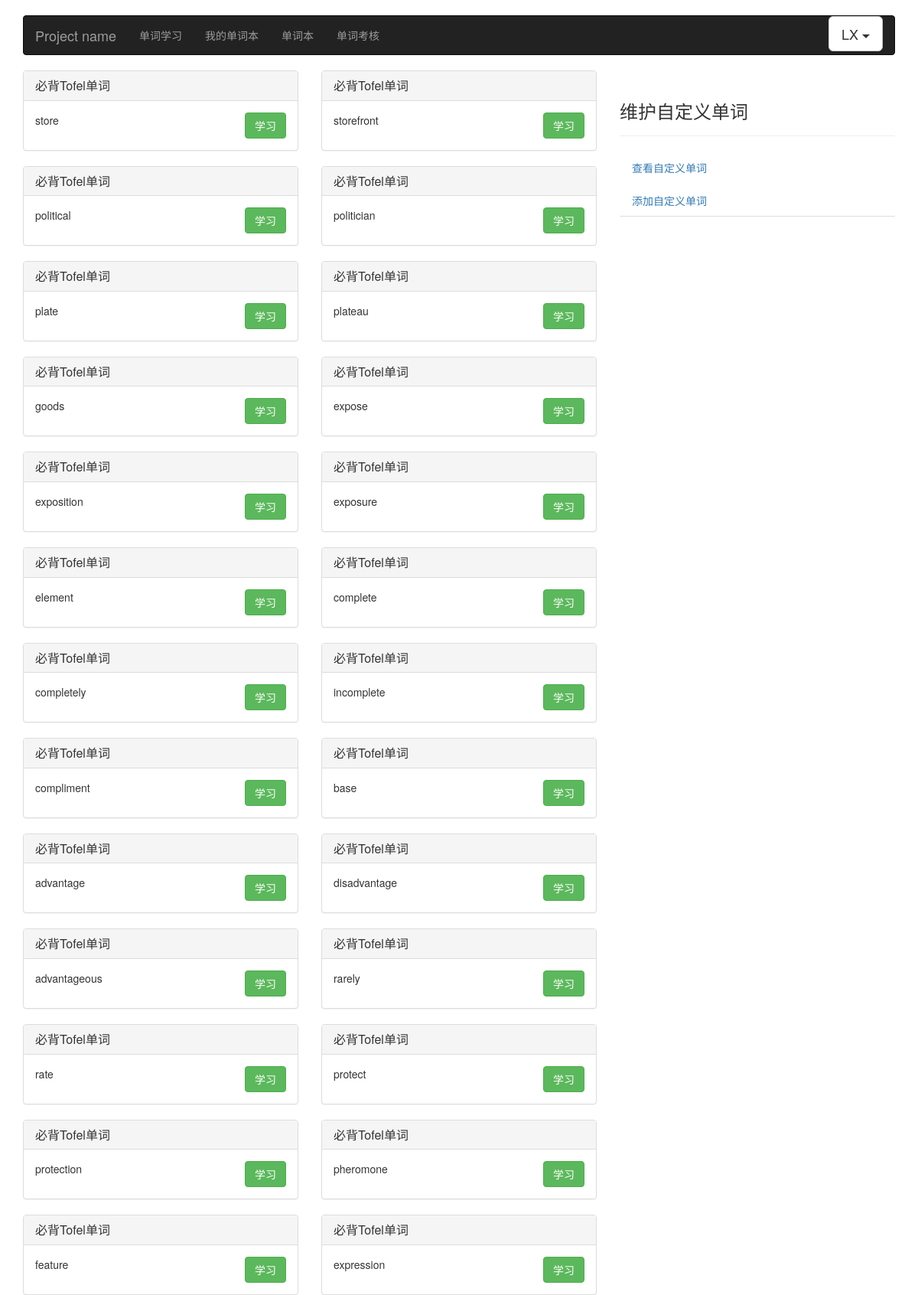
Page /account/learn/learnindex/learnwords (signed in, upper part) on the committed database.
### learn/models.py (models this page shows, shortened)
class WordBook(models.Model):
    title = models.CharField(blank=True, max_length=50,
                                   verbose_name=u"书名")
    description = models.CharField(blank=True, max_length=200,
                                   verbose_name=u"描述")
    uploaded_user = models.ForeignKey(User, verbose_name=u"上传人", on_delete=models.CASCADE)
    word_num = models.IntegerField(default=1000, verbose_name=u"单词数")
    class Meta:
        verbose_name = u"单词本"
        verbose_name_plural = verbose_name

class Word(models.Model):
    spelling = models.CharField(blank=False, max_length=100, verbose_name = u"拼写")
    meaning = models.CharField(blank=False, max_length=300, verbose_name=u"解释")
    mp3_url = models.URLField(blank=True, verbose_name="mp3")
    class Meta:
        verbose_name = u"单词"
        verbose_name_plural = verbose_name

### learn/views.py (the view)
# urls.py: path('learnindex/learnwords', views.learnwords, name='learnwords'),
@login_required
def learnwords(request):
    user = request.user
    if request.method == 'POST' and request.is_ajax():
        lr = LearningRecord.objects.get(user=user, islearning=1)
        lr.haslearned += 1
        lr.save()
        return HttpResponse(json.dumps({}, cls=DateEncoder), content_type='application/json')
    ctx = {}
    ctx['username'] = user.username
    if LearningRecord.objects.filter(user=user, islearning=1).count() != 1:
        return redirect('learn:mywordbook')
    learningbook = LearningRecord.objects.get(user=user, islearning=1).wordbook
    ctx['bookname'] = learningbook.title
    units = WordUnit.objects.filter(book=learningbook)
    words = []
    for unit in units:
        wordinunits = WordInUnit.objects.filter(wordunit=unit)
        for w_u in wordinunits:
            words.append(w_u.word)
    usersetting = UserSetting.objects.get(user=user)
    haslearned = LearningRecord.objects.get(user=user, islearning=1).haslearned
    dailyword = usersetting.dailyword
    data = []
    for i in range(haslearned,haslearned+dailyword,2):
        info = {}
        if usersetting.showmeaning == 1:
            info['word1_name'] = words[i].spelling
            info['word2_name'] = words[i+1].spelling
        else:
            info['word1_name'] = words[i].spelling + ': ' + words[i].meaning
            info['word2_name'] = words[i+1].spelling + ': ' + words[i+1].meaning
        info['word1_id'] = words[i].id
        info['word2_id'] = words[i+1].id
        data.append(info)
    ctx['data'] = data
    return render(request, "learnwords.html", ctx)

### learn/templates/learnwords.html (shortened to what this page needs)
<!DOCTYPE html>
{% load static %}
<html lang="zh-CN">
  <head>
    <link href="https://cdn.bootcss.com/bootstrap/3.3.7/css/bootstrap.min.css" rel="stylesheet">
    <link href="{% static 'css/navbar.css'%}" rel="stylesheet">
  </head>
  <body>
    <div class="container">
      <nav class="navbar navbar-inverse">
        <div class="container-fluid">
          <div class="navbar-header">
            <a class="navbar-brand" href="#">Project name</a>
          </div>
          <div id="navbar" class="navbar-collapse collapse">
            <ul class="nav navbar-nav">
                <li><a href="{% url 'learn:learnindex' %}">单词学习</a></li>
                <li><a href="{% url 'learn:mywordbook' %}">我的单词本</a></li>
                <li><a href="{% url 'learn:wordbook' %}">单词本</a></li>
                <li><a href="{% url 'learn:voctest' %}">单词考核</a></li>
            </ul>
            <ul class="nav navbar-nav navbar-right">
              <div class="btn-group">
              <button type="button" class="btn btn-default btn-lg dropdown-toggle" data-toggle="dropdown" aria-haspopup="true" aria-expanded="false">
                {{username}} <span class="caret"></span>
              </button>
            </div>
            </ul>
          </div>
        </div>
      </nav>
    </div>
    <div class="container">
        <div class="row">
            <div class="col-sm-8 col-md-8">
              {% for d in data %}
                  <div class="row">
                    <div class="col-sm-6 col-md-6">
                        <div class="panel panel-default">
                            <div class="panel-heading">
                              <h3 class="panel-title">
                                {{bookname}}
                              </h3>
                            </div>
                            <div class="panel-body">
                              {{d.word1_name}}
                              <button class="btn btn-success pull-right disable" id="learn-button{{d.word1_id}}" value="{{d.word1_id}}">
                                学习
                              </button>
                            </div>
                        </div>
                    </div>
                    <div class="col-sm-6 col-md-6">
                        <div class="panel panel-default">
                            <div class="panel-heading">
                              <h3 class="panel-title">
                                  {{bookname}}
                              </h3>
                            </div>
                            <div class="panel-body">
                                {{d.word2_name}}
                              <button class="btn btn-success pull-right disable" id="learn-button{{d.word1_id}}" value="{{d.word1_id}}">
                                学习
                              </button>
                            </div>
                        </div>
                    </div>
                  </div>
              {% endfor %}
            </div>
            <div class="col-sm-4 col-md-4">
                <div class="page-header">
                    <h3>维护自定义单词</h3>
                </div>
                <ul class="nav nav-tabs nav-stacked">
                    <li data="10"><a href="#">查看自定义单词</a></li>
                    <li data="10"><a href="#" data-toggle="modal" data-target="#exampleModal" data-whatever="NewWord">添加自定义单词</a></li>
                </ul>
            </div>
        </div>
        </div>
  </body>
</html>

### static/css/navbar.css (style rules this page uses)
body { padding-top: 20px; padding-bottom: 20px; }
.navbar { margin-bottom: 20px; }

### rows in the picture
WordBook: data "必背Tofel单词" "必背Tofel单词" "必背Tofel单词" "必背Tofel单词" "必背Tofel单词" "必背Tofel单词" "必背Tofel单词" "必背Tofel单词" "必背Tofel单词" "必背Tofel单词" "必背Tofel单词" "必背Tofel单词" "必背Tofel单词", data "必背Tofel单词" "必背Tofel单词" "必背Tofel单词" "必背Tofel单词" "必背Tofel单词" "必背Tofel单词" "必背Tofel单词" "必背Tofel单词" "必背Tofel单词" "必背Tofel单词" "必背Tofel单词" "必背Tofel单词" "必背Tofel单词"
Word: word1_name "store"
Word: word2_name "storefront"
Word: word1_name "political"
Word: word2_name "politician"
Word: word1_name "plate"
Word: word2_name "plateau"
Word: word1_name "goods"
Word: word2_name "expose"
Word: word1_name "exposition"
Word: word2_name "exposure"
Word: word1_name "element"
Word: word2_name "complete"
Word: word1_name "completely"
Word: word2_name "incomplete"
Word: word1_name "compliment"
Word: word2_name "base"
Word: word1_name "advantage"
Word: word2_name "disadvantage"
Word: word1_name "advantageous"
Word: word2_name "rarely"
Word: word1_name "rate"
Word: word2_name "protect"
Word: word1_name "protection"
Word: word2_name "pheromone"
Word: word1_name "feature"
Word: word2_name "expression"

### other values in the picture
{{ username }} "LX"
